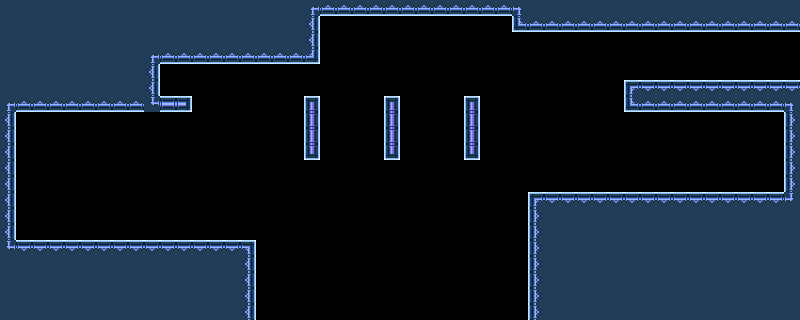

This is a level from a 2D game, rendered from its Tiled map with the project's own tilesets. A one-line summary and the complete map file follow:
An orthogonal 50x20 tile map with 16x16 px tiles, 2 tile layers (Level1, out).

<map version="1.10" tiledversion="1.11.0" orientation="orthogonal" renderorder="right-down" width="50" height="20" tilewidth="16" tileheight="16" infinite="0" nextlayerid="6" nextobjectid="1">
 <tileset firstgid="1" source="FactoryBlue.tsx" />
 <layer id="1" name="Level1" width="50" height="20">
  <data encoding="csv">
11,11,11,11,11,11,11,11,11,11,11,11,11,11,11,11,11,11,11,11,11,11,11,11,11,11,11,11,11,11,11,11,11,11,11,11,11,11,11,11,11,11,11,11,11,11,11,11,11,11,
11,11,11,11,11,11,11,11,11,11,11,11,11,11,11,11,11,11,11,11,17,17,17,17,17,17,17,17,17,17,17,17,11,11,11,11,11,11,11,11,11,11,11,11,11,11,11,11,11,11,
11,11,11,11,11,11,11,11,11,11,11,11,11,11,11,11,11,11,11,11,17,17,17,17,17,17,17,17,17,17,17,17,17,17,17,17,17,17,17,17,17,17,17,17,17,17,17,17,17,17,
11,11,11,11,11,11,11,11,11,11,11,11,11,11,11,11,11,11,11,11,17,17,17,17,17,17,17,17,17,17,17,17,17,17,17,17,17,17,17,17,17,17,17,17,17,17,17,17,17,17,
11,11,11,11,11,11,11,11,11,11,17,17,17,17,17,17,17,17,17,17,17,17,17,17,17,17,17,17,17,17,17,17,17,17,17,17,17,17,17,17,17,17,17,17,17,17,17,17,17,17,
11,11,11,11,11,11,11,11,11,11,17,17,17,17,17,17,17,17,17,17,17,17,17,17,17,17,17,17,17,17,17,17,17,17,17,17,17,17,17,11,11,11,11,11,11,11,11,11,11,11,
11,11,11,11,11,11,11,11,11,11,11,11,17,17,17,17,17,17,17,11,17,17,17,17,11,17,17,17,17,11,17,17,17,17,17,17,17,17,17,11,11,11,11,11,11,11,11,11,11,11,
11,17,17,17,17,17,17,17,17,17,17,17,17,17,17,17,17,17,17,11,17,17,17,17,11,17,17,17,17,11,17,17,17,17,17,17,17,17,17,17,17,17,17,17,17,17,17,17,17,11,
11,17,17,17,17,17,17,17,17,17,17,17,17,17,17,17,17,17,17,11,17,17,17,17,11,17,17,17,17,11,17,17,17,17,17,17,17,17,17,17,17,17,17,17,17,17,17,17,17,11,
11,17,17,17,17,17,17,17,17,17,17,17,17,17,17,17,17,17,17,11,17,17,17,17,11,17,17,17,17,11,17,17,17,17,17,17,17,17,17,17,17,17,17,17,17,17,17,17,17,11,
11,17,17,17,17,17,17,17,17,17,17,17,17,17,17,17,17,17,17,17,17,17,17,17,17,17,17,17,17,17,17,17,17,17,17,17,17,17,17,17,17,17,17,17,17,17,17,17,17,11,
11,17,17,17,17,17,17,17,17,17,17,17,17,17,17,17,17,17,17,17,17,17,17,17,17,17,17,17,17,17,17,17,17,17,17,17,17,17,17,17,17,17,17,17,17,17,17,17,17,11,
11,17,17,17,17,17,17,17,17,17,17,17,17,17,17,17,17,17,17,17,17,17,17,17,17,17,17,17,17,17,17,17,17,11,11,11,11,11,11,11,11,11,11,11,11,11,11,11,11,11,
11,17,17,17,17,17,17,17,17,17,17,17,17,17,17,17,17,17,17,17,17,17,17,17,17,17,17,17,17,17,17,17,17,11,11,11,11,11,11,11,11,11,11,11,11,11,11,11,11,11,
11,17,17,17,17,17,17,17,17,17,17,17,17,17,17,17,17,17,17,17,17,17,17,17,17,17,17,17,17,17,17,17,17,11,11,11,11,11,11,11,11,11,11,11,11,11,11,11,11,11,
11,11,11,11,11,11,11,11,11,11,11,11,11,11,11,11,17,17,17,17,17,17,17,17,17,17,17,17,17,17,17,17,17,11,11,11,11,11,11,11,11,11,11,11,11,11,11,11,11,11,
11,11,11,11,11,11,11,11,11,11,11,11,11,11,11,11,17,17,17,17,17,17,17,17,17,17,17,17,17,17,17,17,17,11,11,11,11,11,11,11,11,11,11,11,11,11,11,11,11,11,
11,11,11,11,11,11,11,11,11,11,11,11,11,11,11,11,17,17,17,17,17,17,17,17,17,17,17,17,17,17,17,17,17,11,11,11,11,11,11,11,11,11,11,11,11,11,11,11,11,11,
11,11,11,11,11,11,11,11,11,11,11,11,11,11,11,11,17,17,17,17,17,17,17,17,17,17,17,17,17,17,17,17,17,11,11,11,11,11,11,11,11,11,11,11,11,11,11,11,11,11,
11,11,11,11,11,11,11,11,11,11,11,11,11,11,11,11,17,17,17,17,17,17,17,17,17,17,17,17,17,17,17,17,17,11,11,11,11,11,11,11,11,11,11,11,11,11,11,11,11,11
</data>
 </layer>
 <layer id="5" name="out" width="50" height="20">
  <data encoding="csv">
0,0,0,0,0,0,0,0,0,0,0,0,0,0,0,0,0,0,0,7,20,20,20,20,20,20,20,20,20,20,20,20,9,0,0,0,0,0,0,0,0,0,0,0,0,0,0,0,0,0,
0,0,0,0,0,0,0,0,0,0,0,0,0,0,0,0,0,0,0,12,0,0,0,0,0,0,0,0,0,0,0,0,19,20,20,20,20,20,20,20,20,20,20,20,20,20,20,20,20,20,
0,0,0,0,0,0,0,0,0,0,0,0,0,0,0,0,0,0,0,12,0,0,0,0,0,0,0,0,0,0,0,0,0,0,0,0,0,0,0,0,0,0,0,0,0,0,0,0,0,0,
0,0,0,0,0,0,0,0,0,7,20,20,20,20,20,20,20,20,20,21,0,0,0,0,0,0,0,0,0,0,0,0,0,0,0,0,0,0,0,0,0,0,0,0,0,0,0,0,0,0,
0,0,0,0,0,0,0,0,0,12,0,0,0,0,0,0,0,0,0,0,0,0,0,0,0,0,0,0,0,0,0,0,0,0,0,0,0,0,0,0,0,0,0,0,0,0,0,0,0,0,
0,0,0,0,0,0,0,0,0,12,0,0,0,0,0,0,0,0,0,0,0,0,0,0,0,0,0,0,0,0,0,0,0,0,0,0,0,0,0,1,2,2,2,2,2,2,2,2,2,2,
7,20,20,20,20,20,20,20,20,25,29,30,0,0,0,0,0,0,0,4,0,0,0,0,4,0,0,0,0,4,0,0,0,0,0,0,0,0,0,19,20,20,20,20,20,20,20,20,20,9,
12,0,0,0,0,0,0,0,0,0,0,0,0,0,0,0,0,0,0,13,0,0,0,0,13,0,0,0,0,13,0,0,0,0,0,0,0,0,0,0,0,0,0,0,0,0,0,0,0,10,
12,0,0,0,0,0,0,0,0,0,0,0,0,0,0,0,0,0,0,13,0,0,0,0,13,0,0,0,0,13,0,0,0,0,0,0,0,0,0,0,0,0,0,0,0,0,0,0,0,10,
12,0,0,0,0,0,0,0,0,0,0,0,0,0,0,0,0,0,0,22,0,0,0,0,22,0,0,0,0,22,0,0,0,0,0,0,0,0,0,0,0,0,0,0,0,0,0,0,0,10,
12,0,0,0,0,0,0,0,0,0,0,0,0,0,0,0,0,0,0,0,0,0,0,0,0,0,0,0,0,0,0,0,0,0,0,0,0,0,0,0,0,0,0,0,0,0,0,0,0,10,
12,0,0,0,0,0,0,0,0,0,0,0,0,0,0,0,0,0,0,0,0,0,0,0,0,0,0,0,0,0,0,0,0,0,0,0,0,0,0,0,0,0,0,0,0,0,0,0,0,10,
12,0,0,0,0,0,0,0,0,0,0,0,0,0,0,0,0,0,0,0,0,0,0,0,0,0,0,0,0,0,0,0,0,1,2,2,2,2,2,2,2,2,2,2,2,2,2,2,2,27,
12,0,0,0,0,0,0,0,0,0,0,0,0,0,0,0,0,0,0,0,0,0,0,0,0,0,0,0,0,0,0,0,0,10,0,0,0,0,0,0,0,0,0,0,0,0,0,0,0,0,
12,0,0,0,0,0,0,0,0,0,0,0,0,0,0,0,0,0,0,0,0,0,0,0,0,0,0,0,0,0,0,0,0,10,0,0,0,0,0,0,0,0,0,0,0,0,0,0,0,0,
25,2,2,2,2,2,2,2,2,2,2,2,2,2,2,3,0,0,0,0,0,0,0,0,0,0,0,0,0,0,0,0,0,10,0,0,0,0,0,0,0,0,0,0,0,0,0,0,0,0,
0,0,0,0,0,0,0,0,0,0,0,0,0,0,0,12,0,0,0,0,0,0,0,0,0,0,0,0,0,0,0,0,0,10,0,0,0,0,0,0,0,0,0,0,0,0,0,0,0,0,
0,0,0,0,0,0,0,0,0,0,0,0,0,0,0,12,0,0,0,0,0,0,0,0,0,0,0,0,0,0,0,0,0,10,0,0,0,0,0,0,0,0,0,0,0,0,0,0,0,0,
0,0,0,0,0,0,0,0,0,0,0,0,0,0,0,12,0,0,0,0,0,0,0,0,0,0,0,0,0,0,0,0,0,10,0,0,0,0,0,0,0,0,0,0,0,0,0,0,0,0,
0,0,0,0,0,0,0,0,0,0,0,0,0,0,0,12,0,0,0,0,0,0,0,0,0,0,0,0,0,0,0,0,0,10,0,0,0,0,0,0,0,0,0,0,0,0,0,0,0,0
</data>
 </layer>
</map>